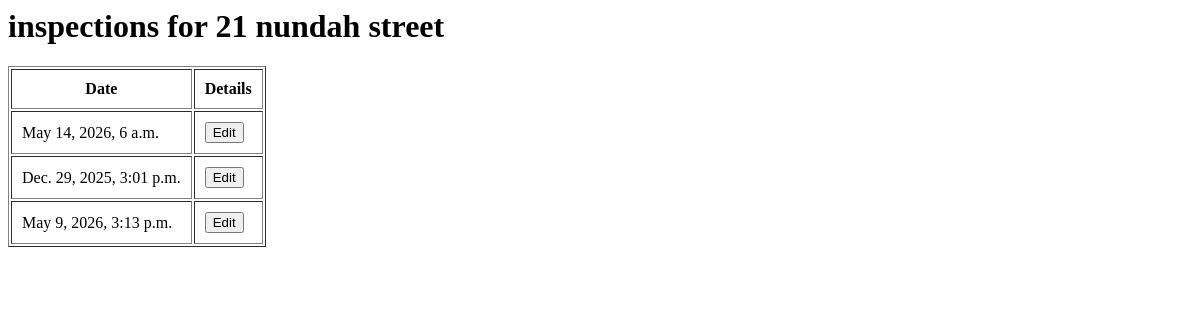
Page /propertytrack/rental/1/inspections/ on the earlier database version.
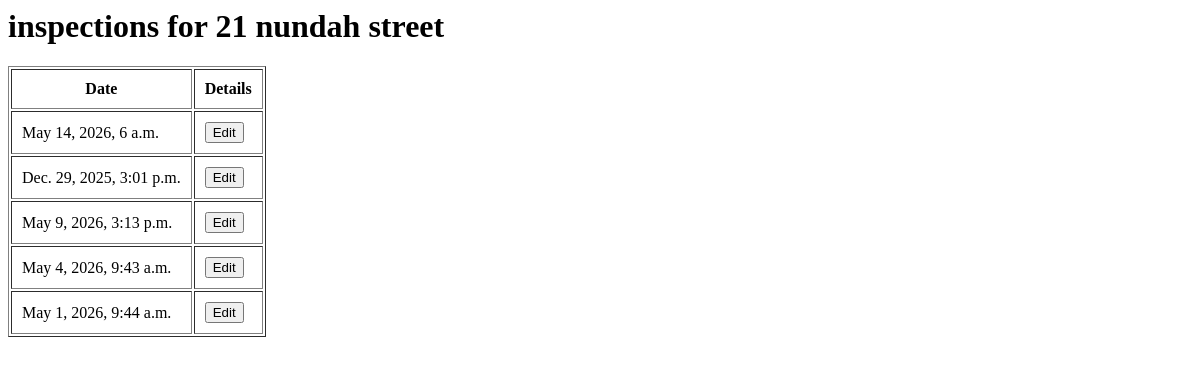
Same page on the later database version.
### propertytrack/models.py (models this page shows, shortened)
class Rental(models.Model):
    address = models.CharField(max_length=255)
    rent_amount = models.DecimalField(max_digits=8, decimal_places=2)
    created_at = models.DateTimeField(auto_now_add=True)

class Inspection(models.Model):
    STATUS_CHOICES = [
        ('scheduled', 'Scheduled'),
        ('in_progress', 'In Progress'),
        ('completed', 'Completed'),
    ]
    rental = models.ForeignKey(Rental, on_delete=models.CASCADE)
    inspection_date = models.DateTimeField()
    notes = models.TextField(blank=True, null=True)
    created_at = models.DateTimeField(auto_now_add=True)
    status = models.CharField(max_length=20, choices=STATUS_CHOICES, default='scheduled')

### propertytrack/views.py (the view)
def inspection_list(request, rental_id):
    rental = get_object_or_404(Rental, id=rental_id)
    inspections = Inspection.objects.filter(rental=rental_id)
    return render(request, 'propertytrack/inspection_list.html', {'inspections': inspections, 'rental': rental})

### propertytrack/templates/propertytrack/inspection_list.html
<h1>inspections for {{ rental.address }} </h1>
<table border="1" cellpadding="10">
    <tr>
        <th>Date</th>
        <th>Details</th>
    </tr>
    {% for inspection in inspections %}
    <tr>
        <td>{{ inspection.inspection_date }}</td>
        <td>
            <a href="{% url 'propertytrack:inspection_detail' inspection.id %}"><button>Edit</button></a>
        </td>
    </tr>
    {% endfor %}
</table>

Differences in the rows shown:
added Inspection: inspection_date "May 4, 2026, 9:43 a.m."
added Inspection: inspection_date "May 1, 2026, 9:44 a.m."
